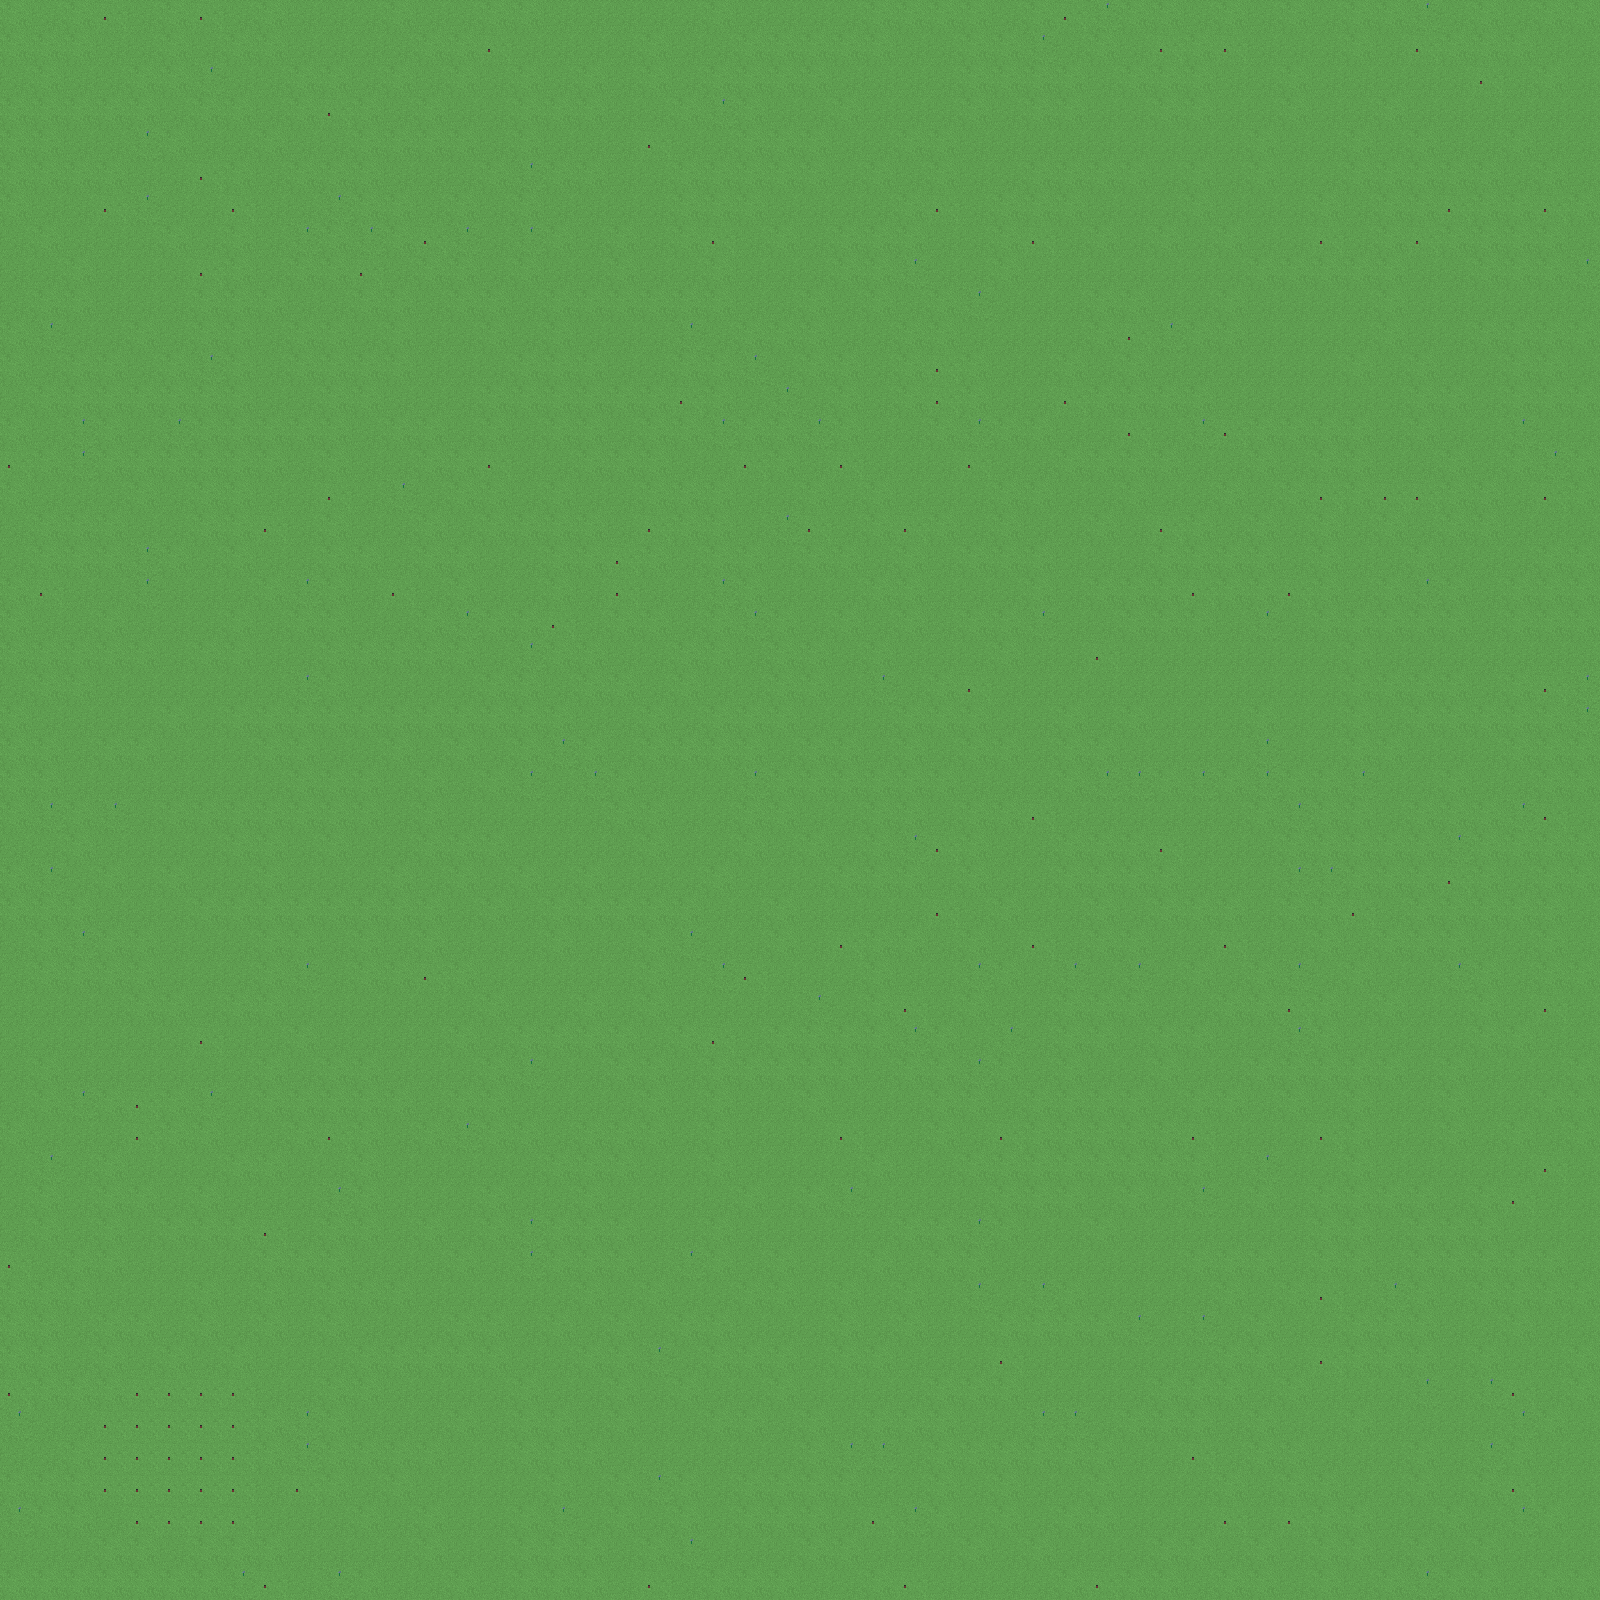

This is a level from a 2D game, rendered from its Tiled map with the project's own tilesets. A one-line summary and the map file follow, with tile-layer data summarised:
An orthogonal 50x50 tile map with 32x32 px tiles, 1 tile layer (Tile Layer 1), 8 tilesets and 9 objects.

<map version="1.10" tiledversion="1.11.2" orientation="orthogonal" renderorder="right-down" width="50" height="50" tilewidth="32" tileheight="32" infinite="0" nextlayerid="3" nextobjectid="28">
 <tileset firstgid="1" name="beet" tilewidth="32" tileheight="32" tilecount="1" columns="1">
  <image source="Objects/beet.png" width="32" height="32" />
  <tile id="0" type="Static">
   <objectgroup draworder="index" id="3">
    <object id="2" x="14.0313" y="17" width="5.9375" height="2.0625" />
   </objectgroup>
  </tile>
 </tileset>
 <tileset firstgid="2" name="bush" class="Static" tilewidth="32" tileheight="32" tilecount="1" columns="1">
  <image source="Objects/bush.png" width="32" height="32" />
  <tile id="0" type="Static">
   <objectgroup draworder="index" id="2">
    <object id="1" x="6.09375" y="11.9063" width="19.9688" height="13.875" />
   </objectgroup>
  </tile>
 </tileset>
 <tileset firstgid="3" name="carrot" class="Static" tilewidth="32" tileheight="32" tilecount="1" columns="1">
  <image source="Objects/carrot.png" width="32" height="32" />
  <tile id="0" type="Static">
   <objectgroup draworder="index" id="2">
    <object id="1" x="14" y="16.0313" width="4" height="1.8125" />
   </objectgroup>
  </tile>
 </tileset>
 <tileset firstgid="4" name="Char" tilewidth="32" tileheight="32" tilecount="1" columns="1">
  <image source="Objects/Char.png" width="32" height="32" />
  <tile id="0" type="Player">
   <objectgroup draworder="index" id="3">
    <object id="2" x="14.2174" y="19.1253" width="3.82609" height="3.83127">
     <ellipse />
    </object>
   </objectgroup>
  </tile>
 </tileset>
 <tileset firstgid="5" name="pepper" class="Static" tilewidth="32" tileheight="32" tilecount="1" columns="1">
  <image source="Objects/pepper.png" width="32" height="32" />
  <tile id="0">
   <objectgroup draworder="index" id="2">
    <object id="1" x="15.3913" y="15.2609" width="3.56522" height="2.82609" />
   </objectgroup>
  </tile>
 </tileset>
 <tileset firstgid="6" name="potato" class="Static" tilewidth="32" tileheight="32" tilecount="1" columns="1">
  <image source="Objects/potato.png" width="32" height="32" />
  <tile id="0">
   <objectgroup draworder="index" id="2">
    <object id="1" x="13.087" y="16.9565" width="5.17391" height="2.34783" />
   </objectgroup>
  </tile>
 </tileset>
 <tileset firstgid="7" name="tree" class="Static" tilewidth="64" tileheight="96" tilecount="1" columns="1">
  <image source="Objects/tree.png" width="64" height="96" />
  <tile id="0" type="Static">
   <objectgroup draworder="index" id="2">
    <object id="1" x="28.2174" y="76.8696" width="10.6522" height="11.087" />
   </objectgroup>
  </tile>
 </tileset>
 <tileset firstgid="8" name="GrassTileset" tilewidth="32" tileheight="32" tilecount="4" columns="4">
  <image source="Tilesets/GrassTileset.png" width="128" height="32" />
  <tile id="2" probability="0.1" />
  <tile id="3" probability="0.1" />
 </tileset>
 <layer id="1" name="Tile Layer 1" width="50" height="50">
  <data>[2500 cells, 2500 non-empty, 4 distinct tile ids]</data>
 </layer>
 <objectgroup id="2" name="Objects">
  <object id="25" gid="7" x="160" y="1472" width="64" height="96" />
  <object id="27" gid="4" x="128" y="1472" width="32" height="32" />
 </objectgroup>
</map>
